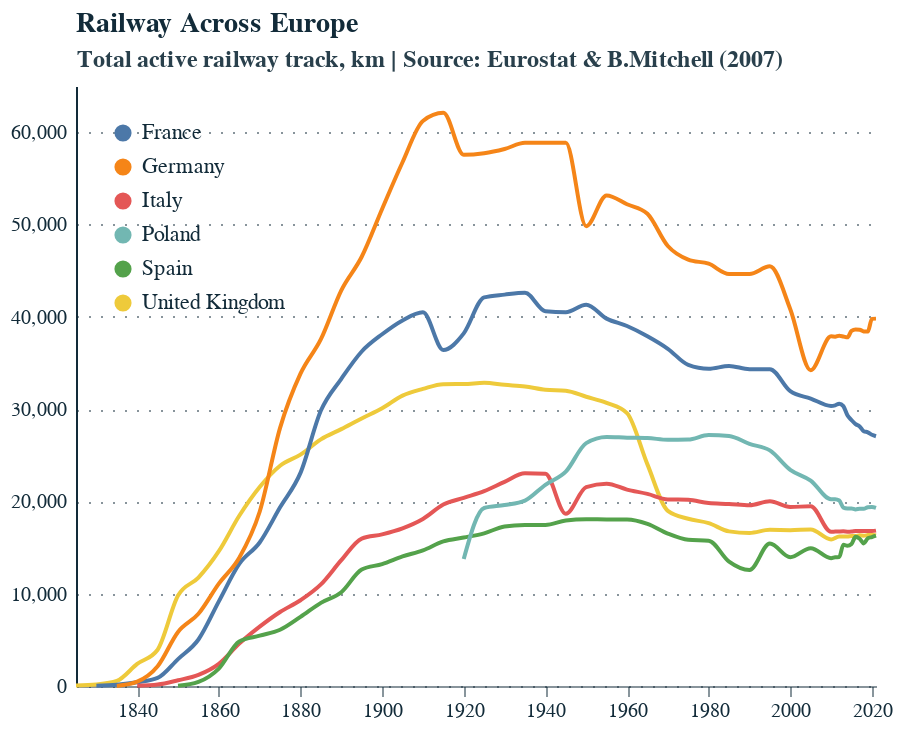

This figure's notebook cell:
### Code cell
# add a transform filter for values after 1970

chart = alt.Chart(df_main).mark_line(interpolate='monotone', point='transparent').encode(
    x=alt.X(
        'date:T',
        axis=alt.Axis(
            labelColor='#122b39',
            tickColor='#122b39',
            domainColor='#122b39',
            domainOpacity=0.5,
            grid=False,
            labelAngle=0,
            tickCount=10,
            tickOpacity=0.5,
            title=None
        )
    ),
    y=alt.Y(
        'value:Q',
        axis=alt.Axis(
            # add label expression to append 'km' to values
            # vega-lite equivalent is "labelExpr":"format(datum.value, '.0s')+'km'"
            # labelExpr="datum.value + 'km'",
            labelColor='#122b39',
            tickColor='#122b39',
            domainColor='#122b39',
            gridColor='#122b39',
            gridDash=[1, 5],
            gridOpacity=0.5,
            labelPadding=5,
            tickCount=8,
            tickOpacity=0.5,
            ticks=False,
            title='Total active railway track, km | Source: Eurostat & B.Mitchell (2007)',
            titleAlign='left',
            titleAngle=0,
            titleBaseline='bottom',
            titleColor='#122b39',
            titleFontSize=12,
            titleOpacity=0.9,
            titleX=0,
            titleY=-7
        )
    ),
    color=alt.Color('country:N', legend=alt.Legend(orient='top-left', labelFontSize=11, labelColor='#122b39', titleColor='#122b39', title=None, symbolSize=50)),
).transform_calculate(
    year='year(datum.date)'
).transform_filter(
    alt.datum.country != 'China' 
).properties(
    width=400,
    height=300,
    title= 'Railway Across Europe'
)

# .transform_filter(
#     alt.datum.year >= '1950'
# )


### Let's add Country name as text to the end of line (most recent data point)
# create a dataframe with the most recent value for each country
df_recent = df_main.groupby('country').tail(1).reset_index(drop=True)

# # add a text mark to the chart
# for i in range(len(df_recent)):
#     chart += alt.Chart(df_recent).mark_text(
#         baseline='middle',
#         dx=25,
#         dy=-4,
#         fontSize=12,
#         fontWeight=500,
#         color='#b4c8d8',
#     ).encode(
#         x=alt.X('date:T'),
#         y=alt.Y('value:Q'),
#         text='country:N',
#         color=alt.value('#b4c8d8'),
#     ).transform_filter(
#         alt.datum.country == df_recent['country'][i]
#     )

# base = alt.Chart(df_recent).encode(
    
# )
# # add a text mark to the chart
# uk = alt.Chart(df_recent[df_recent['country']=='United Kingdom']).mark_text(baseline='middle',dx=45,dy=-4,fontSize=12,fontWeight=500,color='#b4c8d8',
# ).encode(
#     x=alt.X('date:T'),
#     y=alt.Y('value:Q'),
#     text='country:N',
# )

# # add a text mark to the chart
# esp = alt.Chart(df_recent[df_recent['country']=='Spain']).mark_text(baseline='middle',dx=20,dy=10,fontSize=12,fontWeight=500,color='#b4c8d8',
# ).encode(
#     x=alt.X('date:T'),
#     y=alt.Y('value:Q'),
#     text='country:N',
# )

# pol = alt.Chart(df_recent[df_recent['country']=='Poland']).mark_text(baseline='middle',dx=20,dy=-4,fontSize=12,fontWeight=500,color='#b4c8d8',
# ).encode(
#     x=alt.X('date:T'),
#     y=alt.Y('value:Q'),
#     text='country:N',
# )
# ita = alt.Chart(df_recent[df_recent['country']=='Italy']).mark_text(baseline='middle',dx=20,dy=10,fontSize=12,fontWeight=500,color='#b4c8d8',
# ).encode(
#     x=alt.X('date:T'),
#     y=alt.Y('value:Q'),
#     text='country:N',
# )

# chart = chart + uk + esp + pol + ita

chart = chart.configure(
    font='Circular Std'
).configure_title(
    baseline='top',
    anchor='start',
    dx=33,
    fontSize=14,
    subtitleFontSize=12,
    color='#122b39',
    subtitleColor='#000000'
).configure_view(
    stroke=None
)

chart.display()

### Figure 1 — Vega-Lite specification as saved in the notebook (floating-point values rounded to 4 significant figures; data arrays with more than 128 entries replaced by an {"elided": "..."} marker saying what was removed)
{"config": {"view": {"continuousWidth": 300, "continuousHeight": 300, "stroke": null}, "font": "Circular Std", "title": {"anchor": "start", "baseline": "top", "color": "#122b39", "dx": 33, "fontSize": 14, "subtitleColor": "#000000", "subtitleFontSize": 12}}, "data": {"name": "data-292bc72e6d349caa2e23714e909c3e24"}, "mark": {"type": "line", "interpolate": "monotone", "point": "transparent"}, "encoding": {"color": {"field": "country", "legend": {"labelColor": "#122b39", "labelFontSize": 11, "orient": "top-left", "symbolSize": 50, "title": null, "titleColor": "#122b39"}, "type": "nominal"}, "x": {"axis": {"domainColor": "#122b39", "domainOpacity": 0.5, "grid": false, "labelAngle": 0, "labelColor": "#122b39", "tickColor": "#122b39", "tickCount": 10, "tickOpacity": 0.5, "title": null}, "field": "date", "type": "temporal"}, "y": {"axis": {"domainColor": "#122b39", "gridColor": "#122b39", "gridDash": [1, 5], "gridOpacity": 0.5, "labelColor": "#122b39", "labelPadding": 5, "tickColor": "#122b39", "tickCount": 8, "tickOpacity": 0.5, "ticks": false, "title": "Total active railway track, km | Source: Eurostat & B.Mitchell (2007)", "titleAlign": "left", "titleAngle": 0, "titleBaseline": "bottom", "titleColor": "#122b39", "titleFontSize": 12, "titleOpacity": 0.9, "titleX": 0, "titleY": -7}, "field": "value", "type": "quantitative"}}, "height": 300, "title": "Railway Across Europe", "transform": [{"calculate": "year(datum.date)", "as": "year"}, {"filter": "(datum.country !== 'China')"}], "width": 400, "$schema": "https://vega.github.io/schema/vega-lite/v5.8.0.json", "datasets": {"data-292bc72e6d349caa2e23714e909c3e24": {"elided": "263 records"}}}
